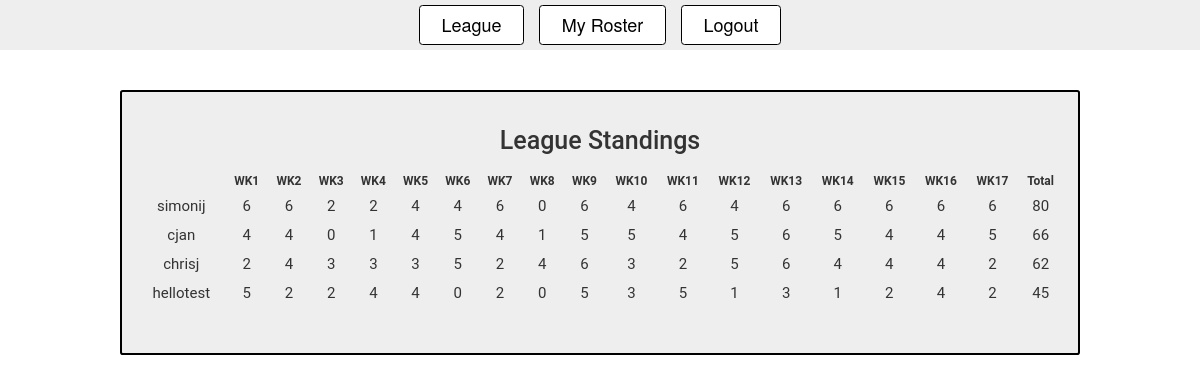
/league (signed in), run on an earlier commit of the app's database.
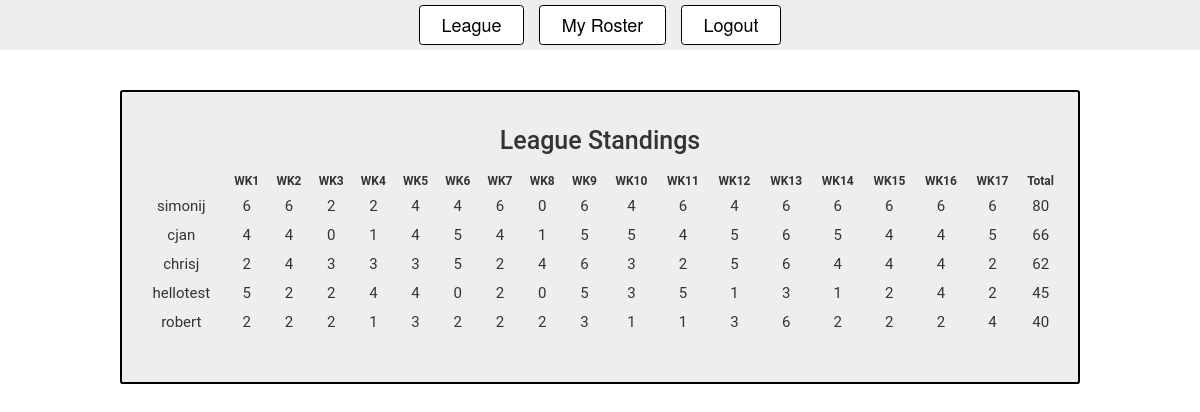
And on a later commit of the database.
### app.py (models this page shows)
class User(UserMixin, db.Model):
  id = db.Column(db.Integer, primary_key=True)
  username = db.Column(db.String(15), unique=True)
  email = db.Column(db.String(50), unique=True)
  password = db.Column(db.String(80))
  RosterID = db.Column(db.Integer)

### app.py (the view)
@app.route('/league')
@login_required
def league():
  rosters = Roster.query.with_entities(Roster.QB, Roster.WR1, Roster.WR2, Roster.RB1, Roster.RB2, Roster.TE, Roster.RosterID)
  league_weekly_scores = []
  for r in rosters:
    weekly_score = getUserWeekByWeekScore(r, Players, Team, User)
    league_weekly_scores.append(weekly_score)
  league_weekly_scores.sort(key=lambda e: e['total'], reverse=True)
  return render_template('league.html', scores=league_weekly_scores)

### app.py (called while the page is built)
@login_manager.user_loader
def load_user(user_id):
  return User.query.get(int(user_id))

### utils.py (called while the page is built)
def getUserWeekByWeekScore(roster, Players, Team, User):
  owner = User.query.filter_by(RosterID = roster[-1]).first()
  score = [0 for x in range(17)]
  for week in range(1, 18):
    for p in roster[:-1]:
      player_data = Players.query.filter_by(PlayerID=p).first()
      team = Team.query.filter_by(TeamID=player_data.TeamID).first()
      score[week-1] += __getUserWeekByWeekScoreHelper(week, team)
  return {
    'owner': owner.username,
    'weekly_score': score,
    'total': reduce(lambda acc, curr: acc + curr, score, 0)
  }

def __getUserWeekByWeekScoreHelper(week, team):
  options = {
    1: team.Game1,
    2: team.Game2,
    3: team.Game3,
    4: team.Game4,
    5: team.Game5,
    6: team.Game6,
    7: team.Game7,
    8: team.Game8,
    9: team.Game9,
    10: team.Game10,
    11: team.Game11,
    12: team.Game12,
    13: team.Game13,
    14: team.Game14,
    15: team.Game15,
    16: team.Game16,
    17: team.Game17
  }
  return options[week]

### templates/league.html (shortened to what this page needs)
{% extends "bootstrap/base.html" %}
{% block styles %}
{{super()}}
<link rel="stylesheet" href="{{url_for('.static', filename='index.css')}}">
{% endblock %}
{% block content %}
<nav>
  <ul>
    <li><a href="{{ url_for('league') }}">League</a></li>
    <li><a href="{{ url_for('home') }}">My Roster</a></li>
    <li><a href="{{ url_for('logout') }}">Logout</a></li>
  </ul>
</nav>
<div class="container">
  <div class="template">
    <h1 class="leagueTitle">League Standings</h1>
    <table class="leagueTable">
      <tr>
        <th></th>
        <th>WK1</th>
        <th>WK2</th>
        <th>WK3</th>
        <th>WK4</th>
        <th>WK5</th>
        <th>WK6</th>
        <th>WK7</th>
        <th>WK8</th>
        <th>WK9</th>
        <th>WK10</th>
        <th>WK11</th>
        <th>WK12</th>
        <th>WK13</th>
        <th>WK14</th>
        <th>WK15</th>
        <th>WK16</th>
        <th>WK17</th>
        <th>Total</th>
      </tr>
      {% for w in scores %}
        <tr>
          <td>{{ w.owner }}</td>
          {% for s in w['weekly_score'] %}
          <td>{{ s }}</td>
          {% endfor %}
          <td>{{w.total}}</td>
        </tr>
        {% endfor %}
    </table>
  </div>
</div>
{% endblock %}

### static/index.css (style rules this page uses)
.template { padding: 20px 15px; text-align: center; font-family: 'Roboto', sans-serif; max-width: 80vw; padding: 15px; margin: 0 auto; border: 2px solid black; background-color: #eee; border-radius: 0.2em; margin-top: 40px; }
a { display: inline-block; padding: 0.35em 1.2em; border: 0.1em solid black; margin: 1em 0.3em 0.3em 0; border-radius: 0.2em; box-sizing: border-box; text-decoration: none; font-weight: 300; color: black; text-align: center; transition: all 0.2s; font-size: large; width: 100%; background-color: white; }
table { margin: 3rem 0; width: 100%; text-align: center; }
table th { text-align: center; }
table td, th { padding: 0.25em; font-size: 1.5rem; }
nav { height: 50px; background: #eee; }
nav ul { height: 100%; display: flex; flex-direction: row; list-style: none; justify-content: center; align-items: center; margin: 0; padding: 0; }
nav ul li:not(:last-of-type) { margin-right: 1.5rem; }
nav ul li a { margin: 0; }
.leagueTitle { font-size: 2.5rem; margin-top: 2rem; }
.leagueTable { margin-top: 1.5rem; }
.leagueTable th { font-size: 12px; }

What changed in the data, as far as the page shows it:
added User: owner "robert", s "2" "2" "2" "1" "3" "2" "2" "2" "3" "1" "1" "3" "6" "2" "2" "2" "4", total "40"
